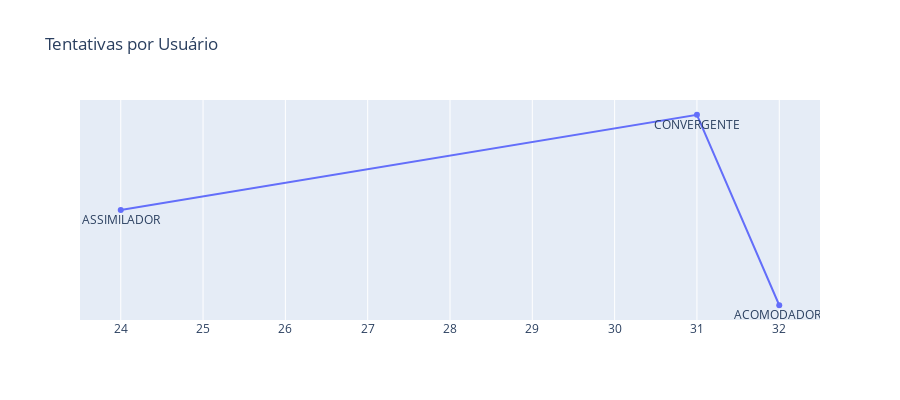

This figure's notebook cell:
### Code cell
# grafico linha tentativas por usuario
fig2 = go.Figure(data=go.Scatter(
    x=tent_usuarios['TENTATIVA_ID'], 
    y=tent_usuarios['VALOR'],
    text=tent_usuarios['ESTILO'],
    textposition='bottom center',
    mode='markers+lines+text',
    hoverinfo='text',
    hovertext=
            '<b>Tentativa</b>: ' + tent_usuarios['TENTATIVA_ID'].astype(str) + '<br>' +
            '<b>Estilo</b>: ' + tent_usuarios['ESTILO'] + '<br>' + 
            '<b>Valor</b>: ' + tent_usuarios['VALOR'].astype(str) + '<br>'
))
fig2.update_layout(
    title='Tentativas por Usuário',
    yaxis=dict(
        showticklabels=False,
        showgrid=False,),
    height=400
)
fig2.show()

### Figure 1 — Plotly figure (JSON) as saved in the notebook; plotly's stock layout.template omitted (floating-point values rounded to 4 significant figures)
{"data": [{"hoverinfo": "text", "hovertext": ["<b>Tentativa</b>: 24.0<br><b>Estilo</b>: ASSIMILADOR<br><b>Valor</b>: 66.0<br>", "<b>Tentativa</b>: 31.0<br><b>Estilo</b>: CONVERGENTE<br><b>Valor</b>: 67.0<br>", "<b>Tentativa</b>: 32.0<br><b>Estilo</b>: ACOMODADOR <br><b>Valor</b>: 65.0<br>"], "mode": "markers+lines+text", "text": ["ASSIMILADOR", "CONVERGENTE", "ACOMODADOR "], "textposition": "bottom center", "type": "scatter", "x": [24, 31, 32], "y": [66, 67, 65]}], "layout": {"height": 400, "title": {"text": "Tentativas por Usuário"}, "yaxis": {"showgrid": false, "showticklabels": false}}}
